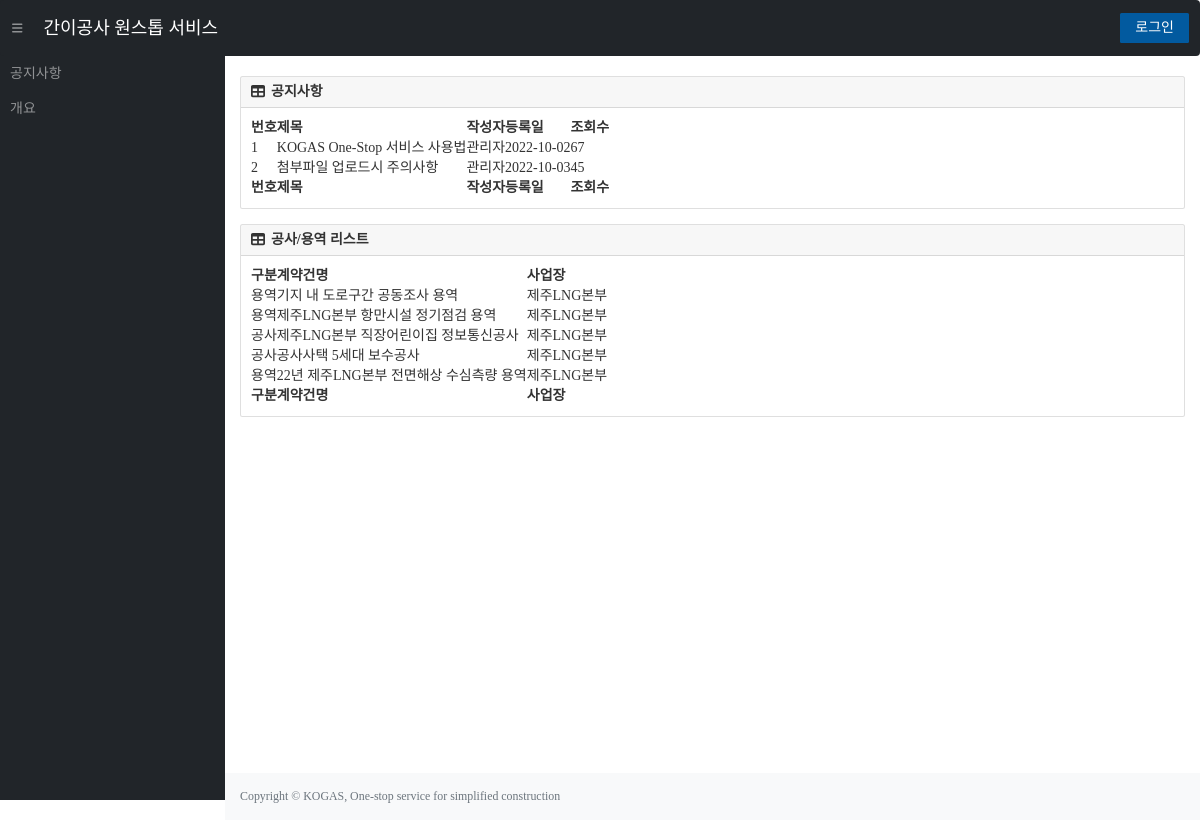
The page / on the database its author committed.
### tables this page shows
CREATE TABLE "constructionList" (
	"contractNum"	TEXT UNIQUE,
	"title"	TEXT,
	"department"	TEXT,
	"company"	TEXT,
	"supervisor"	TEXT,
	"s_contact"	TEXT,
	"contractAmount"	NUMERIC,
	"deposit_rate"	NUMERIC,
	"fault_rate"	NUMERIC,
	"progress"	INTEGER,
	"s_position"	TEXT,
	"s_email"	TEXT,
	"class_code"	TEXT,
	"budget_course"	TEXT,
	"start_date"	TEXT,
	"contract_completion"	TEXT,
	"real_completion"	TEXT,
	"summary"	TEXT,
	"company2"	TEXT,
	"company2_amount"	NUMERIC,
	"company3"	TEXT,
	"company3_amount"	NUMERIC,
	PRIMARY KEY("contractNum")
);

### app.py (the view)
@app.route('/')
def index():
    con = sqlite3.connect(path.join(ROOT, 'KOGAS.db'))
    cur = con.cursor()
    sql = f"SELECT * FROM constructionList"
    cur.execute(sql)
    list = cur.fetchall()
    list = sorted(list, key=lambda x : x[0], reverse=True)
    session['logFlag_b'] = False
    session['contractNum'] = False
    return render_template('index.html',supervisor=session.get('supervisor'), login=session.get('logFlag'), constructionList=list)

### templates/index.html (shortened to what this page needs)
<!DOCTYPE html>
<html lang="ko">
<head>
    <link href="https://cdn.jsdelivr.net/npm/simple-datatables@latest/dist/style.css" rel="stylesheet" />
    <link rel="stylesheet" href="{{ url_for('static', filename='css/main.css') }}">|
    <link rel="stylesheet" href="{{ url_for('static', filename='css/modal.css') }}">
    <link rel="stylesheet" href="http://maxcdn.bootstrapcdn.com/bootstrap/3.3.6/css/bootstrap.min.css">
</head>
<body class="sb-nav-fixed">
    <nav class="sb-topnav navbar navbar-expand navbar-dark bg-dark">
        <button class="btn btn-link btn-sm order-1 order-lg-0 me-4 me-lg-0" id="sidebarToggle" href="#!"><i
                class="fas fa-bars"></i></button>
        <a class="navbar-brand ps-3" href="{{ url_for('index') }}">
            간이공사 원스톱 서비스 </a>
        <div class="d-none d-md-inline-block form-inline ms-auto me-0 me-md-3 my-2 my-md-0">
            <div style="text-align: center;">
                {% if login == True %}
                <form action="{{url_for('logout')}}" method="post" style="display :inline-block;">
                    <input type="hidden" id="userInput" name="userInput">
                    <button type="submit" class="cBtn find-btn1" style="display :inline-block;" name="free_button"
                        value="free_button" onClick="confirmBooking('{{supervisor}}')"> 로그아웃 </button>
                </form>
                {% else %}
                <a href="{{ url_for('login') }}"><button class="cBtn find-btn1">로그인</button></a>
                {% endif %}
            </div>
        </div>
    </nav>
    <div id="layoutSidenav">
        <div id="layoutSidenav_nav">
            <nav class="sb-sidenav accordion sb-sidenav-dark" id="sidenavAccordion">
                <div class="sb-sidenav-menu">
                    <div class="nav">
                        <a class="nav-link" href="#">공지사항</a>
                        <a class="nav-link" href="#">개요</a>
                    </div>
                </div>
            </nav>
        </div>
        <div id="layoutSidenav_content">
            <main>
                <div class="container-fluid px-4">
                    {% block main %}
                    <div class="card mb-4">
                        <div class="card-header">
                            <i class="fas fa-table me-1"></i>
                            <b>공지사항</b>
                        </div>
                        <div class="card-body">
                            <table id="datatablesSimple1">
                                <thead>
                                    <tr>
                                        <th>번호</th>
                                        <th>제목</th>
                                        <th>작성자</th>
                                        <th>등록일</th>
                                        <th>조회수</th>
                                    </tr>
                                </thead>
                                <tfoot>
                                    <tr>
                                        <th>번호</th>
                                        <th>제목</th>
                                        <th>작성자</th>
                                        <th>등록일</th>
                                        <th>조회수</th>
                                    </tr>
                                </tfoot>
                                <tbody>
                                    <tr onclick="location.href='#';" style="cursor:pointer;">
                                        <td>1</td>
                                        <td>KOGAS One-Stop 서비스 사용법</td>
                                        <td>관리자</td>
                                        <td>2022-10-02</td>
                                        <td>67</td>
                                    </tr>
                                    <tr onclick="location.href='#';" style="cursor:pointer;">
                                        <td>2</td>
                                        <td>첨부파일 업로드시 주의사항</td>
                                        <td>관리자</td>
                                        <td>2022-10-03</td>
                                        <td>45</td>
                                    </tr>
                                </tbody>
                            </table>
                        </div>
                    </div>
                    <div class="card mb-4">
                        <div class="card-header"
                            style="display: flex; align-items: center; justify-content: space-between;">
                            <div>
                                <i class="fas fa-table me-1"></i>
                                <b>공사/용역 리스트</b>
                            </div>
                        </div>
                        <div class="card-body">
                            <table id="datatablesSimple2">
                                <thead>
                                    <tr>
                                        <th>구분</th>
                                        <th>계약건명</th>
                                        <th>사업장</th>
                                    </tr>
                                </thead>
                                <tfoot>
                                    <tr>
                                        <th>구분</th>
                                        <th>계약건명</th>
                                        <th>사업장</th>
                                    </tr>
                                </tfoot>
                                <tbody>
                                    {% for construction in constructionList %}
                                    <tr onclick="location.href='/pr/{{construction[0]}}';" style="cursor:pointer;">
                                        <td>{{construction[12]}}</td>
                                        <td>{{construction[1]}}</td>
                                        <td>{{construction[2]}}</td>
                                    </tr>
                                    {% endfor %}
                                </tbody>
                            </table>
                        </div>
                    </div>
                    {% endblock %}
                </div>
            </main>
            <footer class="py-4 bg-light mt-auto">
                <div class="container-fluid px-4">
                    <div class="d-flex align-items-center justify-content-between small">
                        <div class="text-muted">Copyright &copy; KOGAS, One-stop service for simplified construction
                        </div>
                    </div>
                </div>
            </footer>
        </div>
    </div>
</body>
</html>

### rows shown on the page
constructionList: class_code "용역", title "기지 내 도로구간 공동조사 용역", department "제주LNG본부"
constructionList: class_code "용역", title "제주LNG본부 항만시설 정기점검 용역", department "제주LNG본부"
constructionList: class_code "공사", title "제주LNG본부 직장어린이집 정보통신공사", department "제주LNG본부"
constructionList: class_code "공사", title "공사사택 5세대 보수공사", department "제주LNG본부"
constructionList: class_code "용역", title "22년 제주LNG본부 전면해상 수심측량 용역", department "제주LNG본부"
